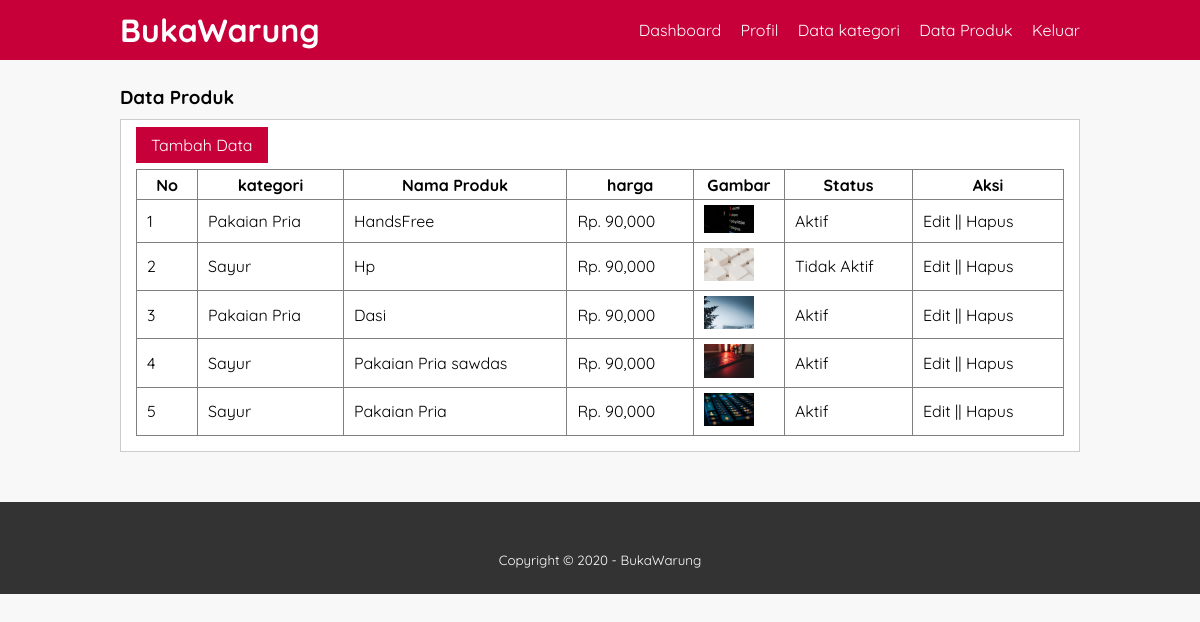
The app's page /data-produk.php (signed in) with its own data.
### tables this page shows
CREATE TABLE `tb_product` (
  `product_id` int(11) NOT NULL,
  `category_id` int(11) NOT NULL,
  `product_name` varchar(100) NOT NULL,
  `product_price` int(11) NOT NULL,
  `product_description` text NOT NULL,
  `product_image` varchar(100) NOT NULL,
  `product_status` tinyint(1) NOT NULL,
  `data_create` timestamp NOT NULL DEFAULT current_timestamp()
);

CREATE TABLE `tb_category` (
  `category_id` int(11) NOT NULL,
  `category_name` varchar(25) NOT NULL
);

### data-produk.php (the view, shortened to what this page needs)
<?php
    include 'db.php';
?>
<!DOCTYPE html>
<html lang="en">
<head>
    <link href="css/style.css" rel="stylesheet">
</head>
<body>
    <header>
        <div class="container">
            <h1><a href="dashboard.php">BukaWarung</a></h1>
            <ul>
                <li><a href="dashboard.php">Dashboard</a></li>
                <li><a href="profile.php">Profil</a></li>
                <li><a href="data-kategori.php">Data kategori</a></li>
                <li><a href="data-produk.php">Data Produk</a></li>
                <li><a href="logout.php">Keluar</a></li>
            </ul>
        </div>
    </header>
    <section>
        <div class="container">
            <h3>Data Produk</h3>
            <div class="box">
            <p><a href="tambah-produk.php" class="btn">Tambah Data</a></p>
                <table border="1" cellspacing="0" class="table">
                    <thead>
                        <tr>
                            <th width="60px">No</th>
                            <th>kategori</th>
                            <th>Nama Produk</th>
                            <th>harga</th>
                            <th>Gambar</th>
                            <th>Status</th>
                            <th width="150px">Aksi</th>
                        </tr>
                    </thead>
                    <tbody>
                        <?php
                            $no = 1;
                            $produk = mysqli_query($conn, "SELECT * FROM tb_product LEFT JOIN tb_category USING (category_id) ORDER BY product_id DESC");
                            if(mysqli_num_rows($produk) > 0){
                                while($row = mysqli_fetch_array($produk)) {
                                    ?>
                                <tr>
                                    <td><?php echo $no++?></td>
                                    <td><?php echo $row['category_name']?></td>
                                    <td><?php echo $row['product_name']?></td>
                                    <td>Rp. <?php echo number_format($row['product_price'])?></td>
                                    <td><a href="produk/<?php echo $row['product_image']?>" target="_blank"><img src="produk/<?php echo $row['product_image']?>" alt="" width="50px"></a></td>
                                    <td><?php echo ($row['product_status'] == 0) ? 'Tidak Aktif' : 'Aktif' ?></td>
                                    <td>
                                        <a href="edit-produk.php?id=<?php echo $row['product_id']?>">Edit</a> ||
                                        <a href="proses-hapus.php?idp=<?php echo $row['product_id']?>" onclick="return confirm('Yakin ingin hapus?')">Hapus</a>
                                    </td>
                                </tr>
                                <?php
                                }
                            }else { ?>
                                <tr>
                                    <td colspan="8">Tidak ada data</td>
                                </tr>
                                <?php }
                                ?>
                    </tbody>
                </table>
            </div>
        </div>
    </section>
    <footer>
        <div class="container">
            <small>Copyright &copy; 2020 - BukaWarung</small>
        </div>
    </footer>
</body>
</html>

### css/style.css (style rules this page uses)
* { padding: 0; margin: 0; font-family: 'Quicksand', sans-serif; text-decoration: none; }
body { background-color: #f8f8f8; }
a { color: inherit; }
.btn { padding: 8px 15px; background-color: #c70039; color: #fff; border: none; cursor: pointer; }
header { background-color: #c70039; color: #fff; }
header h1 { float: left; padding: 10px 0; }
header ul { float: right; }
header ul li { display: inline-block; }
header ul li a { padding: 20px 0 20px 15px; display: inline-block; }
footer { padding: 25px 0; background-color: #333; color: #fff; text-align: center; }
footer small { margin-top: 25px; display: inline-block; }
.container { width: 80%; margin: 0 auto; }
.container::after { content: ''; display: block; clear: both; }
section { padding: 25px 0; }
.box { background-color: #fff; border: 1px solid #ccc; padding: 15px; box-sizing: border-box; margin: 10px 0 25px 0; }
.box::after { content: ''; display: block; clear: both; }
.table { width: 100%; border-collapse: collapse; margin-top: 14px; }
.table tr { height: 30px; }
.table tr td { padding: 5px 10px; }

### records on screen
tb_product: category.category_name "Pakaian Pria", product_name "HandsFree", product_price "90,000", product_image (picture), product_status "Aktif"
tb_product: category.category_name "Sayur", product_name "Hp", product_price "90,000", product_image (picture), product_status "Tidak Aktif"
tb_product: category.category_name "Pakaian Pria", product_name "Dasi", product_price "90,000", product_image (picture), product_status "Aktif"
tb_product: category.category_name "Sayur", product_name "Pakaian Pria sawdas", product_price "90,000", product_image (picture), product_status "Aktif"
tb_product: category.category_name "Sayur", product_name "Pakaian Pria", product_price "90,000", product_image (picture), product_status "Aktif"
